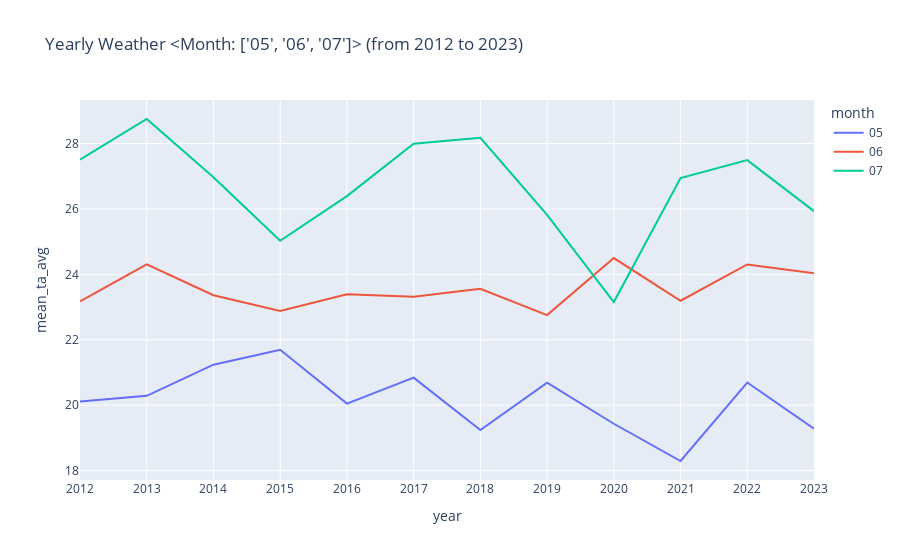

Notebook code for this chart:
### Markdown cell above
### 3. 기온 데이터 분포 Graph

### Code cell
""" 
plotly 패키지
# pip install plotly
# 만일 plotly 패키지의 코드가 잘 동작하지 않을 경우에는 command line에서 다음 코드 실행
# > pip install --upgrade nbformat
"""
import plotly.express as px
import webbrowser

month = ['05', '06', '07']
beg_year = beg_date[0:4]
end_year = end_date[0:4]
df_weather_m = df_weather_ym.query('month in @month')
graph_title = f'Yearly Weather <Month: {month}> (from {beg_year} to {end_year})'
# points: all or outliers
fig = px.line(df_weather_m, title=graph_title, x='year', y='mean_ta_avg', hover_data=df_weather_m.columns, color='month')
fig.show()
file_path = f"D:\PythonProject\data-gatherer\kma\output\연도별 기온분포(line).html"
fig.write_html(file_path)
webbrowser.open_new_tab(file_path)

### Figure 1 — Plotly figure (JSON) as saved in the notebook; plotly's stock layout.template omitted (floating-point values rounded to 4 significant figures)
{"data": [{"customdata": [["05", 26.15, 15.07, 11.08], ["05", 26.75, 14.61, 12.14], ["05", 27.92, 15.07, 12.85], ["05", 27.98, 15.41, 12.57], ["05", 26.68, 13.59, 13.09], ["05", 27.48, 14.48, 13.0], ["05", 24.81, 14.19, 10.63], ["05", 27.53, 13.55, 13.98], ["05", 25.73, 14.03, 11.7], ["05", 24.29, 12.8, 11.49], ["05", 27.43, 14.09, 13.34], ["05", 25.06, 13.75, 11.31]], "hovertemplate": "month=%{customdata[0]}<br>year=%{x}<br>mean_ta_avg=%{y}<br>mean_ta_max=%{customdata[1]}<br>mean_ta_min=%{customdata[2]}<br>mean_ta_diff=%{customdata[3]}<extra></extra>", "legendgroup": "05", "line": {"color": "#636efa", "dash": "solid"}, "marker": {"symbol": "circle"}, "mode": "lines", "name": "05", "orientation": "v", "showlegend": true, "type": "scatter", "x": ["2012", "2013", "2014", "2015", "2016", "2017", "2018", "2019", "2020", "2021", "2022", "2023"], "xaxis": "x", "y": [20.12, 20.29, 21.24, 21.69, 20.05, 20.84, 19.24, 20.69, 19.43, 18.29, 20.69, 19.28], "yaxis": "y"}, {"customdata": [["06", 28.32, 19.21, 9.11], ["06", 29.49, 20.2, 9.293], ["06", 28.36, 19.38, 8.977], ["06", 28.49, 18.32, 10.17], ["06", 28.25, 19.1, 9.147], ["06", 30.01, 17.92, 12.09], ["06", 28.73, 18.69, 10.04], ["06", 28.54, 17.76, 10.78], ["06", 30.49, 19.28, 11.22], ["06", 28.54, 18.91, 9.633], ["06", 29.71, 19.79, 9.917], ["06", 29.59, 19.28, 10.3]], "hovertemplate": "month=%{customdata[0]}<br>year=%{x}<br>mean_ta_avg=%{y}<br>mean_ta_max=%{customdata[1]}<br>mean_ta_min=%{customdata[2]}<br>mean_ta_diff=%{customdata[3]}<extra></extra>", "legendgroup": "06", "line": {"color": "#EF553B", "dash": "solid"}, "marker": {"symbol": "circle"}, "mode": "lines", "name": "06", "orientation": "v", "showlegend": true, "type": "scatter", "x": ["2012", "2013", "2014", "2015", "2016", "2017", "2018", "2019", "2020", "2021", "2022", "2023"], "xaxis": "x", "y": [23.17, 24.3, 23.36, 22.88, 23.39, 23.32, 23.56, 22.75, 24.5, 23.19, 24.3, 24.03], "yaxis": "y"}, {"customdata": [["07", 32.07, 23.72, 8.355], ["07", 33.28, 25.07, 8.216], ["07", 31.93, 23.14, 8.797], ["07", 29.48, 21.3, 8.177], ["07", 31.45, 22.62, 8.835], ["07", 33.07, 24.06, 9.003], ["07", 33.13, 24.02, 9.113], ["07", 30.03, 22.33, 7.697], ["07", 26.84, 20.18, 6.665], ["07", 32.08, 22.87, 9.213], ["07", 32.42, 23.7, 8.726], ["07", 30.21, 22.63, 7.572]], "hovertemplate": "month=%{customdata[0]}<br>year=%{x}<br>mean_ta_avg=%{y}<br>mean_ta_max=%{customdata[1]}<br>mean_ta_min=%{customdata[2]}<br>mean_ta_diff=%{customdata[3]}<extra></extra>", "legendgroup": "07", "line": {"color": "#00cc96", "dash": "solid"}, "marker": {"symbol": "circle"}, "mode": "lines", "name": "07", "orientation": "v", "showlegend": true, "type": "scatter", "x": ["2012", "2013", "2014", "2015", "2016", "2017", "2018", "2019", "2020", "2021", "2022", "2023"], "xaxis": "x", "y": [27.51, 28.75, 26.96, 25.03, 26.39, 27.99, 28.17, 25.82, 23.15, 26.94, 27.49, 25.93], "yaxis": "y"}], "layout": {"legend": {"title": {"text": "month"}, "tracegroupgap": 0}, "title": {"text": "Yearly Weather <Month: ['05', '06', '07']> (from 2012 to 2023)"}, "xaxis": {"anchor": "y", "domain": [0, 1], "title": {"text": "year"}}, "yaxis": {"anchor": "x", "domain": [0, 1], "title": {"text": "mean_ta_avg"}}}}
